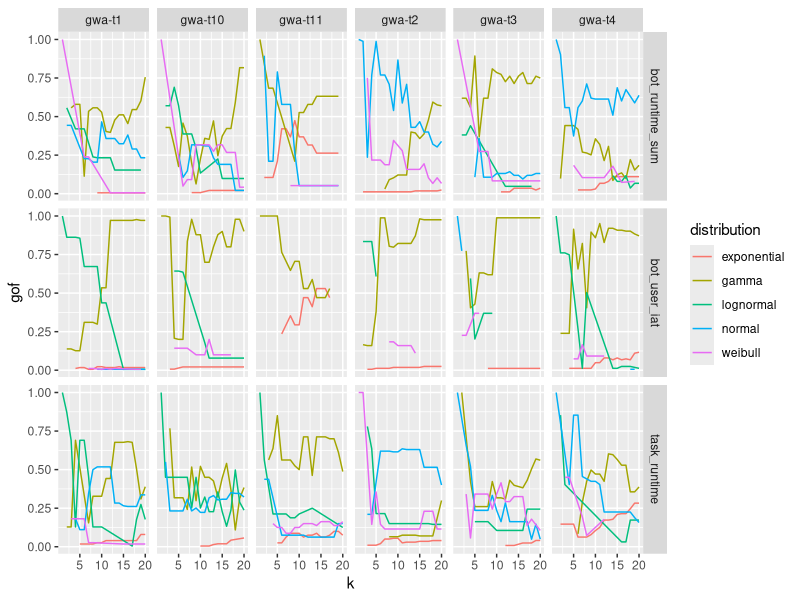

The R source for this figure:
## ---- chunk 1
library(tidyverse)
library(here)
## ---- chunk 2
dados_carga <- read_table2(here::here("data/wl_fitdist_best.txt"), col_names = TRUE)
## ---- chunk 3
dados_carga = dados_carga %>% 
    group_by(k, distribution, Trace, stats.attr) %>% 
    summarize(gof = sum(Fraction)) 
## ---- chunk 4
dados_carga %>%
  ggplot(mapping = aes(y = gof, x = k, color = distribution )) +
  facet_grid(stats.attr ~ Trace) + 
  geom_line()
